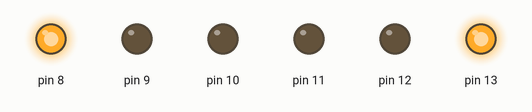
The sketch below on a simulated Arduino Uno, built with avr-gcc and run on an emulated ATmega328P. On the bench: output pins drawn as LEDs (lit = HIGH).

Above: at 0.5 s.
At 1.5 s:
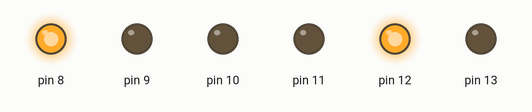
At 2.5 s:
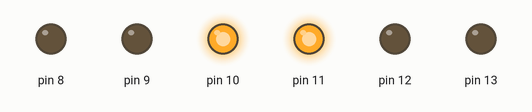
At 3.5 s:
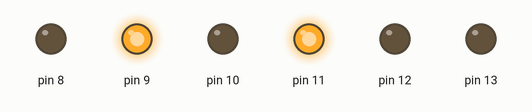
Timing chart, 0 to 5.2 s (numbered marks = the images above):
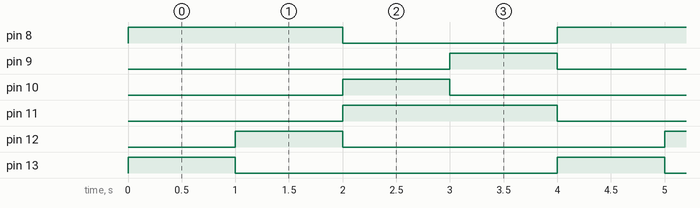

Measured:
- by itself, pin 8, pin 11: alternates HIGH for 2.0 s and LOW for 2.0 s
- by itself, pin 9, pin 10, pin 12, pin 13: alternates HIGH for 1.0 s and LOW for 3.0 s
- by itself, everything shown: repeats every 4.0 s, in 5 steps

The sketch:

Blink.ino
```cpp
void setup() {
  digitalWrite(8,HIGH);

  pinMode(13, OUTPUT);
  pinMode(12, OUTPUT);
  pinMode(11, OUTPUT);
  pinMode(10, OUTPUT);
  pinMode(9, OUTPUT);
  pinMode(8, OUTPUT);
}

void loop() {
  digitalWrite(13,HIGH);
  digitalWrite(12,LOW);
  digitalWrite(11,LOW);
  delay(1000);
  digitalWrite(13,LOW);
  digitalWrite(12,HIGH);
  delay(1000);
  digitalWrite(12,LOW);
  digitalWrite(11,HIGH);

  digitalWrite(10,HIGH);
  digitalWrite(9,LOW);
  digitalWrite(8,LOW);
  delay(1000);
  digitalWrite(10,LOW);
  digitalWrite(9,HIGH);
  delay(1000);
  digitalWrite(9,LOW);
  digitalWrite(8,HIGH);
}
```
